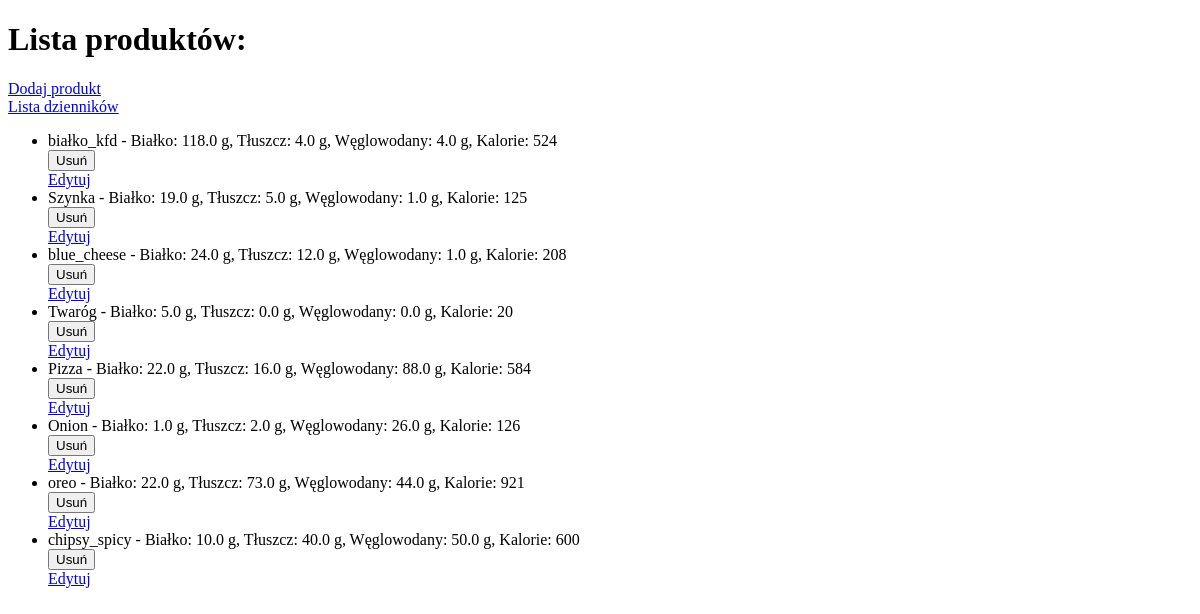
/products/, run on an earlier commit of the app's database.
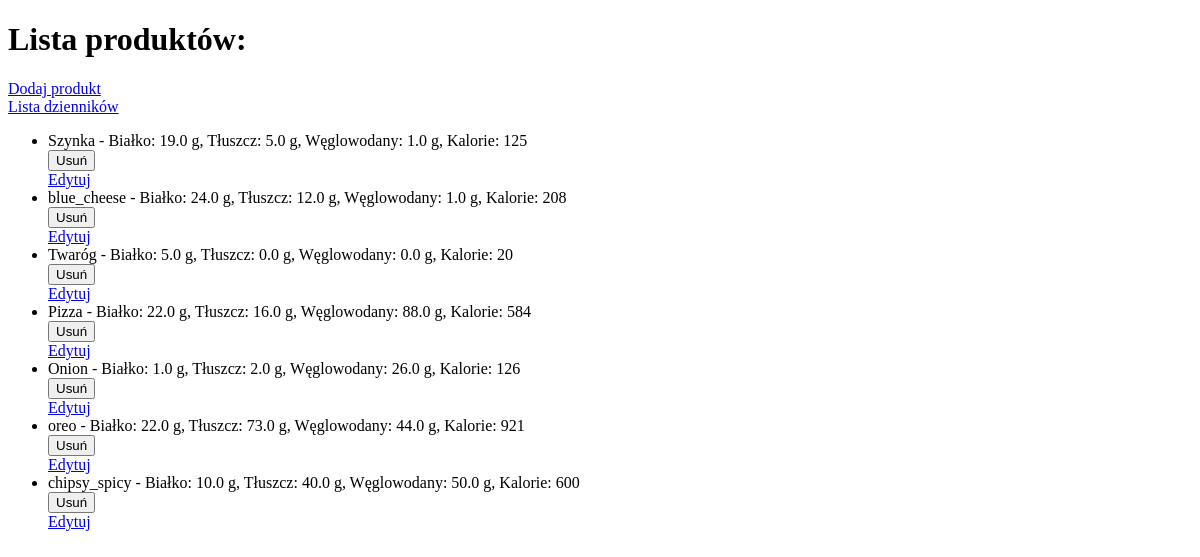
And on a later commit of the database.
### models/models.py (models this page shows, shortened)
class Product(models.Model):
    name=models.CharField(max_length=255)
    protein=models.FloatField()
    fat=models.FloatField()
    carbo=models.FloatField()
    grams=models.FloatField(default=100)
    def calories(self):
        calories = (self.protein*4) + (self.carbo*4)+(self.fat*9)
        return int(calories)

### models/views.py (the view)
# urls.py: path('products/',views.product_list,name='product_list'),
def product_list(request):
    products = Product.objects.all()
    return render(request,'product_list.html',{'products':products})

### templates/product_list.html (shortened to what this page needs)
<!DOCTYPE html>
<html>
<head>
</head>
<body>
	<h1>Lista produktów:</h1>
	<a href="{% url 'add_product' %}">Dodaj produkt</a>
	<br>
	<a href="{% url 'diary_list' %}">Lista dzienników</a>
	<ul>
		{% for product in products %}
		<li>{{ product.name }} - Białko: {{ product.protein }} g, Tłuszcz: {{ product.fat }} g, Węglowodany: {{ product.carbo }} g, Kalorie: {{ product.calories }}
			<form action="{% url 'remove_product' product.id %}" method="post">
				<button type="submit">Usuń</button>
			</form>
			<a href="{% url 'update_product' product.id %}">Edytuj</a>
		</li>
		{% endfor %}
	</ul>
</body>
</html>

What changed in the data, as far as the page shows it:
removed Product: name "białko_kfd", protein "118.0", fat "4.0", carbo "4.0", calories "524"
